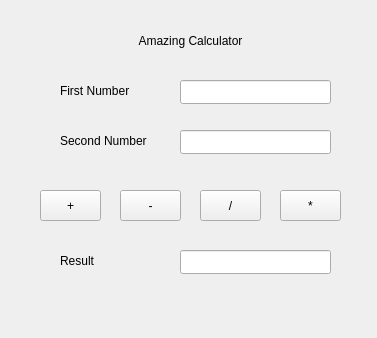
<?xml version="1.0" encoding="UTF-8"?>
<ui version="4.0">
 <class>Calculator</class>
 <widget class="QMainWindow" name="Calculator">
  <property name="minimumSize">
    <size>
        <width>377</width>
        <height>338</height>
    </size>
  </property>
  <property name="maximumSize">
    <size>
        <width>377</width>
        <height>338</height>
    </size>
  </property>
  <property name="geometry">
   <rect>
    <x>0</x>
    <y>0</y>
    <width>377</width>
    <height>338</height>
   </rect>
  </property>
  <property name="windowTitle">
   <string>Calculator</string>
  </property>
  <widget class="QWidget" name="centralwidget">
   <widget class="QLabel" name="label">
    <property name="geometry">
     <rect>
      <x>60</x>
      <y>70</y>
      <width>101</width>
      <height>41</height>
     </rect>
    </property>
    <property name="text">
     <string>First Number</string>
    </property>
   </widget>
   <widget class="QLabel" name="label_2">
    <property name="geometry">
     <rect>
      <x>0</x>
      <y>20</y>
      <width>381</width>
      <height>41</height>
     </rect>
    </property>
    <property name="sizeIncrement">
     <size>
      <width>0</width>
      <height>0</height>
     </size>
    </property>
    <property name="text">
     <string>Amazing Calculator</string>
    </property>
    <property name="textFormat">
     <enum>Qt::AutoText</enum>
    </property>
    <property name="alignment">
     <set>Qt::AlignCenter</set>
    </property>
   </widget>
   <widget class="QLabel" name="label_3">
    <property name="geometry">
     <rect>
      <x>60</x>
      <y>120</y>
      <width>101</width>
      <height>41</height>
     </rect>
    </property>
    <property name="text">
     <string>Second Number</string>
    </property>
   </widget>
   <widget class="QPushButton" name="btnAdd">
    <property name="geometry">
     <rect>
      <x>40</x>
      <y>190</y>
      <width>61</width>
      <height>31</height>
     </rect>
    </property>
    <property name="text">
     <string>+</string>
    </property>
   </widget>
   <widget class="QPushButton" name="btnSubtract">
    <property name="geometry">
     <rect>
      <x>120</x>
      <y>190</y>
      <width>61</width>
      <height>31</height>
     </rect>
    </property>
    <property name="text">
     <string>-</string>
    </property>
   </widget>
   <widget class="QPushButton" name="btnDivide">
    <property name="geometry">
     <rect>
      <x>200</x>
      <y>190</y>
      <width>61</width>
      <height>31</height>
     </rect>
    </property>
    <property name="text">
     <string>/</string>
    </property>
   </widget>
   <widget class="QPushButton" name="btnMultiply">
    <property name="geometry">
     <rect>
      <x>280</x>
      <y>190</y>
      <width>61</width>
      <height>31</height>
     </rect>
    </property>
    <property name="text">
     <string>*</string>
    </property>
   </widget>
   <widget class="QLineEdit" name="firstNumInput">
    <property name="geometry">
     <rect>
      <x>180</x>
      <y>80</y>
      <width>151</width>
      <height>24</height>
     </rect>
    </property>
   </widget>
   <widget class="QLineEdit" name="secondNumInput">
    <property name="geometry">
     <rect>
      <x>180</x>
      <y>130</y>
      <width>151</width>
      <height>24</height>
     </rect>
    </property>
   </widget>
   <widget class="QLineEdit" name="resultOutput">
    <property name="geometry">
     <rect>
      <x>180</x>
      <y>250</y>
      <width>151</width>
      <height>24</height>
     </rect>
    </property>
    <property name="text">
     <string/>
    </property>
   </widget>
   <widget class="QLabel" name="label_4">
    <property name="geometry">
     <rect>
      <x>60</x>
      <y>240</y>
      <width>101</width>
      <height>41</height>
     </rect>
    </property>
    <property name="text">
     <string>Result</string>
    </property>
   </widget>
  </widget>
 </widget>
 <resources/>
 <connections/>
</ui>
